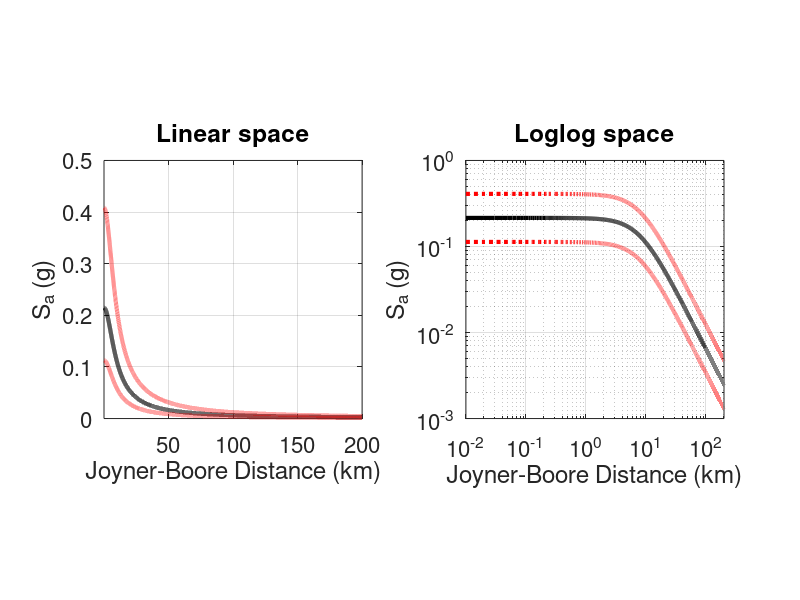

MATLAB code for this plot:

% Akkar and Bommer (2010) - Mw = 5.0-7.6 (constant sigma model)
% log10(PGV/PGA/PSA) = b1 + b2*M + b3*M^2 + (b4+b5*M)*log10(sqrt(Rjb^2+b6^2)) + b7*Ss + b8*Sa + b9*Fn + b10*Fr
% Ss = 1: soft soil site index (Vs30 < 360 m/s)
% Sa = 1: firm soil site index (360 < Vs30 < 750 m/s)
% Fn = 1: normal faulting index
% Fr = 1: reverse faulting index
% coef = [Tn b1 b2 b3 b4 b5 b6 b7 b8 b9 b10 sigma-intra sigma-inter sigma-total]
% PGA: Tn = 0 and PGV: Tn = -1
clear
clc

%Tn   = [0.1 0.2 0.3 0.4 0.5 0.75 1.0 1.5 2.0 3.0];

Tn = 0;

m = 5.5;
R = 0:0.01:200;
Fault_Type = 'normal';

Vs30 = 1000;

load GMPEcoef_AB10
for ii = 1:length(Tn)
    coef1(ii,:) = coef_AB10(find(Tn(ii)==coef_AB10(:,1)),:);
end

if strcmp(Fault_Type,'strike-slip')==1
    FMech = [0 0];
elseif strcmp(Fault_Type,'normal')==1
    FMech = [1 0];
elseif strcmp(Fault_Type,'reverse')==1
    FMech = [0 1];
end

soil1 = [0 0]; % [Ss,Sa]
if Vs30 <= 360
    soil1(1) = 1;
elseif Vs30 > 360 && Vs30 <= 750
    soil1(2) = 1;
end

for i=1:length(R)
    gmp_central_estimate(i) = 10.^(coef1(:,2)       + ...
        coef1(:,3) * m   +  ...
        coef1(:,4) * m^2 +  ...
        (coef1(:,5)+coef1(:,6)*m).*log10(sqrt((R(i))^2+coef1(:,7).^2)) + ...
        coef1(:,8) * soil1(1) + ...
        coef1(:,9) * soil1(2) + ...
        coef1(:,10)*FMech(1)  + ...
        coef1(:,11)*FMech(2))/981; % (g)
end

figure(1)
subplot(121)
plot(R,gmp_central_estimate,'k','linewidth',3)
hold on
plot(R,10.^(log10(gmp_central_estimate)+coef1(:,14)),':r','linewidth',3)
hold on
plot(R,10.^(log10(gmp_central_estimate)-coef1(:,14)),':r','linewidth',3)
xlabel('Joyner-Boore Distance (km)')
ylabel('S_a (g)')
axis square
xlim([0.01 200])
hold on
title('Linear space')
grid on
set(gca,'FontSize',16)

subplot(122)
loglog(R,gmp_central_estimate,'k','linewidth',3)
hold on
loglog(R,10.^(log10(gmp_central_estimate)+coef1(:,14)),':r','linewidth',3)
hold on
loglog(R,10.^(log10(gmp_central_estimate)-coef1(:,14)),':r','linewidth',3)
xlabel('Joyner-Boore Distance (km)')
ylabel('S_a (g)')
axis square
xlim([0.01 200])
title('Loglog space')
grid on
set(gca,'FontSize',16)